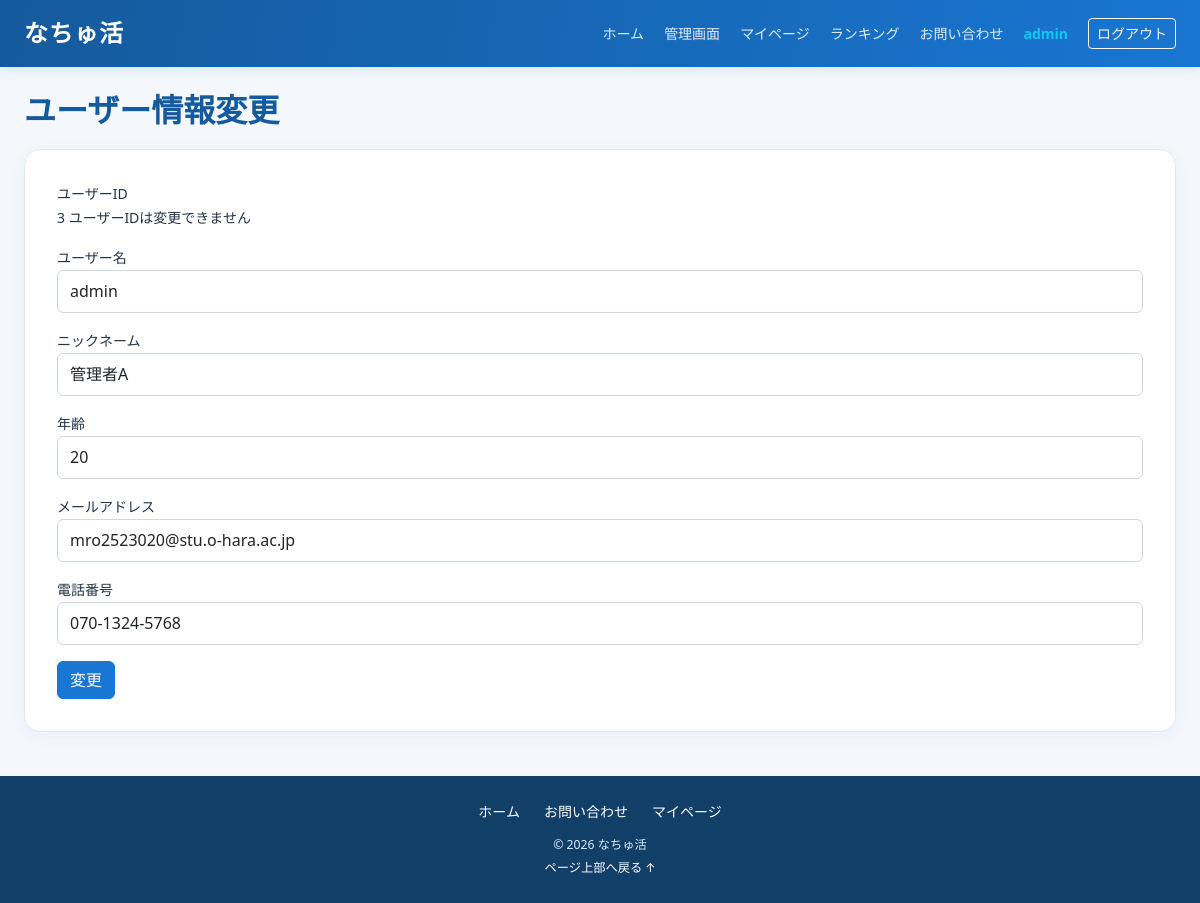
Screenshot of /mypage/edit (signed in) with the database file from the repository.
### apps/crud/models.py (models this page shows, shortened)
class User(db.Model, UserMixin):
    __tablename__ = "users"
    id = db.Column(db.Integer, primary_key=True)
    username = db.Column(db.String, nullable=False)
    nickname = db.Column(db.String, nullable=False)
    age = db.Column(db.Integer, nullable=False)
    email = db.Column(db.String, nullable=False)
    password_hash = db.Column(db.String, nullable=False)
    phone_number = db.Column(db.String(11), nullable=False)
    role = db.Column(db.Integer, nullable=False)
    is_approved = db.Column(db.Boolean,nullable=False,default=True,server_default="1")
    create_at = db.Column(db.DateTime, nullable=False, default=datetime.now)
    update_at = db.Column(db.DateTime, nullable=False, default=datetime.now, onupdate=datetime.now)
    title_id = db.Column(db.Integer,db.ForeignKey("titles.id"))  # FK
    tanks_point = db.Column(db.Integer, nullable=False, default=0)
    ranking_id = db.Column(db.Integer)
    group_name = db.Column(db.String, nullable=False)
    representative_name = db.Column(db.String, nullable=False)
    contact_email = db.Column(db.String, nullable=False)
    group_type = db.Column(db.String, nullable=False)
    title = db.relationship("Title", lazy="joined")
    @property
    def usertitle(self):
        return self.title.title_name if self.title else ""
    recruitments = db.relationship("Recruitment", back_populates="user", cascade="all, delete-orphan")
    likes = db.relationship("Like", back_populates="user", cascade="all, delete-orphan")
    search_histories = db.relationship("SearchHistory", back_populates="user", cascade="all, delete-orphan")
    participation_histories = db.relationship("ParticipationHistory", back_populates="user", cascade="all, delete-orphan")
    recruitment_histories = db.relationship("RecruitmentHistory", back_populates="user", cascade="all, delete-orphan")
    view_histories = db.relationship("ViewHistory", back_populates="user", cascade="all, delete-orphan")
    active_messages = db.relationship("ActiveMessage", back_populates="user", cascade="all, delete-orphan")
    @property
    def password(self):
        raise AttributeError("読み取り不可")

### apps/natyukatu/views.py (the view)
@dt.route(
    "/mypage/edit",
    methods=["GET", "POST"]
)
@login_required
def edit_profile():
    form = UserUpdateForm()
    user = User.query.filter_by(
        id=get_user_id()
    ).first_or_404()
    if form.validate_on_submit():
        user.username = form.username.data
        user.nickname = form.nickname.data
        user.age = form.age.data
        user.email = form.email.data
        user.phone_number = form.phone_number.data
        db.session.commit()
        flash("ユーザー情報を変更しました")
        return redirect(url_for("natyukatu.user_detail_update_complete"))
    elif request.method == "GET":
        form.username.data = user.username
        form.nickname.data = user.nickname
        form.age.data = user.age
        form.email.data = user.email
        form.phone_number.data = user.phone_number
    return render_template(
        "natyukatu/user_detail_update.html",
        form=form
    )

### apps/natyukatu/forms.py
class UserUpdateForm(FlaskForm):
    username = StringField(
        "ユーザー名",
        validators=[
            DataRequired(message="ユーザー名は必須です。"),
            Length(max=30, message="30文字以内で入力してください。"),
        ],
    )
    email = StringField(
        "メールアドレス",
        validators=[
            DataRequired(message="メールアドレスは必須です。"),
            Email(message="メールアドレスの形式で入力してください。"),
        ],
    )
    password = PasswordField(
        "パスワード（変更する場合のみ）",
        validators=[Optional()],
    )
    age = IntegerField(
        "年齢",
        validators=[DataRequired(message="必須です。")],
    )
    phone_number = StringField(
        "電話番号",
        validators=[DataRequired(message="必須です。")],
    )
    nickname = StringField(
        "ニックネーム",
        validators=[DataRequired(message="必須です。")],
    )
    submit = SubmitField("変更")

### apps/crud/models.py (called while the page is built)
@login_manager.user_loader
def load_user(user_id):
    return User.query.get(user_id)

### apps/natyukatu/views.py (called while the page is built)
def get_user_id():
    if current_user.is_authenticated:
        return getattr(current_user, 'user_id', getattr(current_user, 'id', None))
    return None

@dt.app_context_processor
def inject_unread_notifications():
    user_id = get_user_id()
    if not user_id:
        return {"has_unread_messages": False, "unread_recruitment_ids": set()}
    unread_ids = get_unread_recruitment_ids(user_id)
    return {
        "has_unread_messages": len(unread_ids) > 0,
        "unread_recruitment_ids": unread_ids,
    }

@dt.before_request
def auto_update_statuses():
    now = datetime.now()
    updated = False
    expired_recruitments = Recruitment.query.filter(
        Recruitment.application_end_at <= now,
        Recruitment.status == 1,
    ).all()
    for rec in expired_recruitments:
        rec.status = 2
        updated = True
    expired_histories = (
        ParticipationHistory.query.join(Recruitment)
        .filter(
            Recruitment.end_at <= now,
            ParticipationHistory.status_id == 4,
        )
        .all()
    )
    for hist in expired_histories:
        hist.status_id = 6
        updated = True
    if updated:
        try:
            db.session.commit()
        except SQLAlchemyError:
            db.session.rollback()

### apps/natyukatu/templates/natyukatu/user_detail_update.html (shortened to what this page needs)
{% extends "natyukatu/base.html" %}
{% block content %}
<section class="page-heading">
  <h1>ユーザー情報変更</h1>
</section>
<form
  class="form-card"
  action="{{ url_for('natyukatu.edit_profile') }}"
  method="post"
>
  <div class="form-row">
    <span class="label">ユーザーID</span>
    <div class="input-wrap">
      <span>{{ current_user.id }}</span>
      <span class="note">ユーザーIDは変更できません</span>
    </div>
  </div>
  <div class="form-row">
    {{ form.username.label(class_="label") }}
    <div class="input-wrap">
      {{ form.username(class_="input") }}
    </div>
  </div>
  <div class="form-row">
    {{ form.nickname.label(class_="label") }}
    <div class="input-wrap">
      {{ form.nickname(class_="input") }}
    </div>
  </div>
  <div class="form-row">
    {{ form.age.label(class_="label") }}
    <div class="input-wrap">
      {{ form.age(class_="input") }}
    </div>
  </div>
  <div class="form-row">
    {{ form.email.label(class_="label") }}
    <div class="input-wrap">
      {{ form.email(class_="input") }}
    </div>
  </div>
  <div class="form-row">
    {{ form.phone_number.label(class_="label") }}
    <div class="input-wrap">
      {{ form.phone_number(class_="input") }}
    </div>
  </div>
  <div class="actions">
    {{ form.submit(class_="save-button") }}
  </div>
</form>
{% endblock %}

### apps/natyukatu/templates/natyukatu/base.html (shortened to what this page needs)
<!DOCTYPE html>
<html lang="ja">
<head>
  <link href="https://cdn.jsdelivr.net/npm/bootstrap@5.3.8/dist/css/bootstrap.min.css" rel="stylesheet">
  <link rel="stylesheet" href="{{ url_for('static', filename='css/natyukatu_base.css') }}">
</head>
<body class="d-flex flex-column min-vh-100">
<nav class="navbar navbar-expand-xl navbar-dark site-navbar sticky-top">
  <div class="container-fluid container-xxl px-3 px-lg-4">
    <a class="navbar-brand fw-bold fs-4" href="{{ url_for('natyukatu.top') }}">なちゅ活</a>
    <div class="collapse navbar-collapse" id="siteMenu">
      <ul class="navbar-nav ms-auto align-items-xl-center gap-xl-1 py-2 py-xl-0">
        <li class="nav-item"><a class="nav-link" href="{{ url_for('natyukatu.top') }}">ホーム</a></li>
        {% if current_user.is_authenticated %}
          {% if current_user.role == 3 %}
            <li class="nav-item"><a class="nav-link" href="{{ url_for('natyukatu.participation_history') }}">参加履歴
              {% if has_unread_messages %}
                <span class="badge rounded-pill text-bg-danger">新着</span>
              {% endif %}
            </a></li>
          {% elif current_user.role == 1 %}
            <li class="nav-item"><a class="nav-link" href="{{ url_for('natyukatu.admin') }}">管理画面</a></li>
          {% endif %}
          <li class="nav-item"><a class="nav-link" href="{{ url_for('natyukatu.userDetail') }}">マイページ</a></li>
        {% else %}
          <li class="nav-item"><a class="nav-link" href="{{ url_for('auth.signup') }}">新規登録</a></li>
          <li class="nav-item"><a class="nav-link" href="{{ url_for('auth.login') }}">ログイン</a></li>
        {% endif %}
        <li class="nav-item"><a class="nav-link" href="{{ url_for('natyukatu.ranking') }}">ランキング</a></li>
        <li class="nav-item"><a class="nav-link" href="{{ url_for('natyukatu.contact') }}">お問い合わせ</a></li>
        {% if current_user.is_authenticated %}
          <li class="nav-item"><span class="nav-link text-info fw-semibold">{{ current_user.username }}</span></li>
          <li class="nav-item"><a class="btn btn-outline-light btn-sm ms-xl-2 mt-2 mt-xl-0" href="{{ url_for('auth.logout') }}">ログアウト</a></li>
        {% endif %}
      </ul>
    </div>
  </div>
</nav>
<main class="container-fluid container-xxl flex-grow-1 py-4 px-3 px-md-4">
  {% block content %}{% endblock %}
</main>
<footer class="site-footer mt-auto py-4">
  <div class="container text-center">
    <div class="d-flex flex-wrap justify-content-center gap-3 mb-2">
      <a href="{{ url_for('natyukatu.top') }}">ホーム</a>
      <a href="{{ url_for('natyukatu.contact') }}">お問い合わせ</a>
      {% if current_user.is_authenticated %}<a href="{{ url_for('natyukatu.userDetail') }}">マイページ</a>{% endif %}
    </div>
    <small>© 2026 なちゅ活</small>
    <div><a class="small" href="#">ページ上部へ戻る ↑</a></div>
  </div>
</footer>
</body>
</html>

### apps/static/css/natyukatu_base.css (style rules this page uses)
:root { --brand:#1976d2;--brand-dark:#155a9c;--brand-soft:#eaf4ff;--ink:#243447;--muted:#64748b }
* { box-sizing:border-box }
body { background:#f4f8fc;color:var(--ink);font-size:clamp(14px,1.1vw,16px);line-height:1.7 }
a { overflow-wrap:anywhere }
.site-navbar { background:linear-gradient(100deg,#155a9c,#1976d2);box-shadow:0 2px 12px #164b7a22 }
.navbar-brand { letter-spacing:.04em }
.navbar .nav-link { color:#ffffffde }
main { width:100%;max-width:1440px }
.site-footer { background:#123f68;color:#dbeafe }
.site-footer a { color:#fff;text-decoration:none;margin:0 .25rem }
.section-title,.page-heading h1,.page-title { color:var(--brand-dark);font-weight:700 }
.page-heading,.title-row { margin-bottom:1.25rem }
.card,.form-panel,.form-card,.profile-card,.history-card,.detail-card,.confirm-card,.complete-card,.complete-panel,.content-section,.withdrawal-card { border-radius:1rem }
.form-panel,.form-card,.profile-card,.history-card,.detail-card,.confirm-card,.complete-card,.complete-panel,.content-section,.withdrawal-card { background:#fff;padding:clamp(1rem,3vw,2rem);border:1px solid #e1eaf2;box-shadow:0 .25rem 1rem #1d4f7a0c;margin-bottom:1.25rem }
.form-row,.field { margin-bottom:1rem }
.form-input,.form-control,.form-select,.control { border-color:#cbd9e6;min-height:2.7rem }
.btn-primary,.primary-button,.submit-button { background:var(--brand);border-color:var(--brand) }
.page-heading h1 { font-size:clamp(1.45rem,3vw,2rem) }
ul { padding-left:1.25rem }

### rows the page displays
User: username "admin", id "3", nickname "管理者A", age "20", email "mro2523020@stu.o-hara.ac.jp", phone_number "070-1324-5768"
